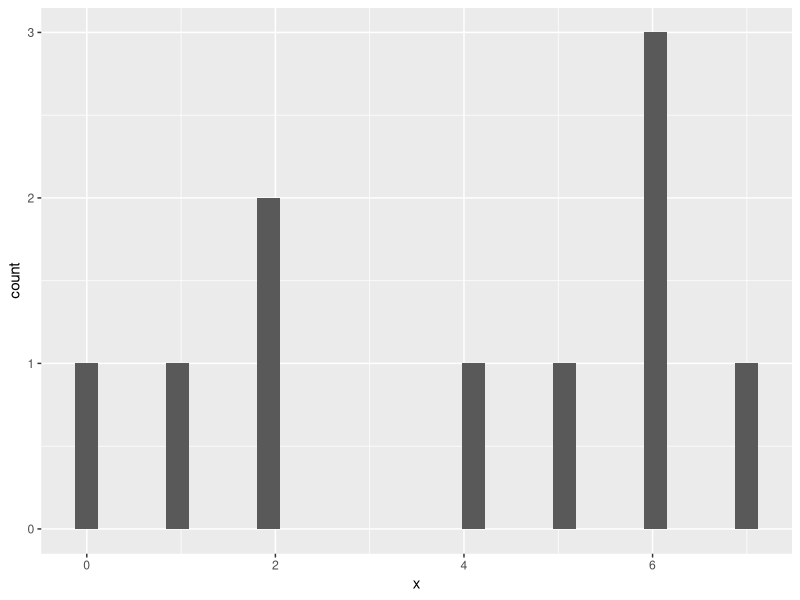
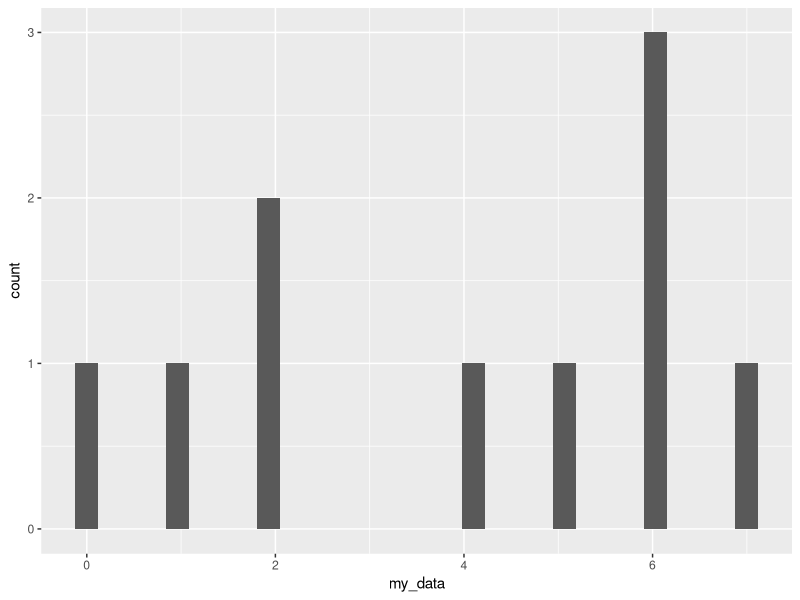
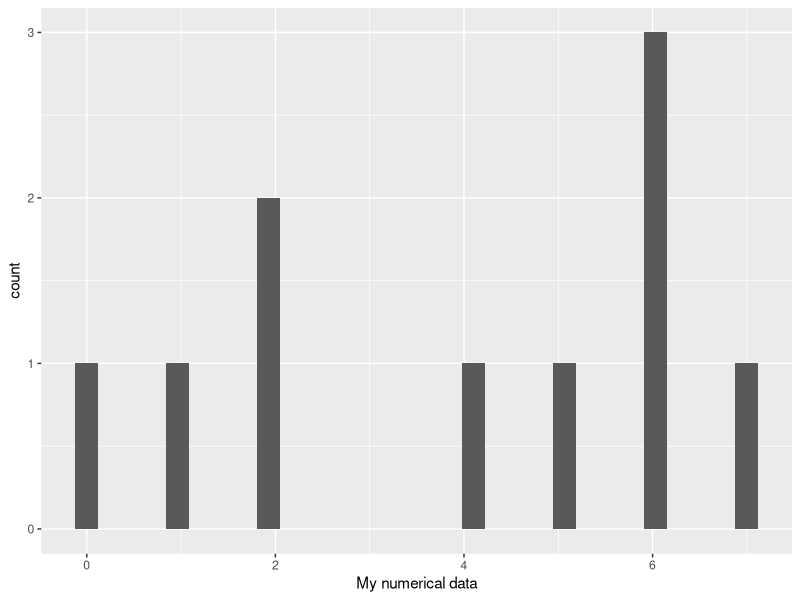

The R script that drew these images, in order:
# ================================================================
# MATH517 - LEARNING CUSTOM FUNCTIONS IN R
# ================================================================
# Beginner-friendly study notes based on the topics we have covered
# in Tutorial 5: Exercise 1 and Exercise 2 (Tasks 1 and 2).
#
# You can run this script from top to bottom in RStudio.
# Each section explains what we are doing and why.
# ================================================================


# ----------------------------------------------------------------
# SECTION 1: CREATE A VECTOR
# ----------------------------------------------------------------
# c() combines several values into one vector.
# NA means a missing value.
# <- assigns the vector to the name x.

x <- c(2, 6, NA, 5, 2, 1, NA, 6, 6, 7, NA, 4, 0)

print(x)


# ----------------------------------------------------------------
# SECTION 2: BUILT-IN FUNCTIONS
# ----------------------------------------------------------------
# R already provides useful functions such as mean(), min(),
# max(), and sd(). We do not need to create these ourselves.
#
# na.rm = TRUE tells R to ignore missing values when calculating.
# Without it, these calculations return NA for our vector.

mean(x, na.rm = TRUE)

min(x, na.rm = TRUE)

max(x, na.rm = TRUE)

sd(x, na.rm = TRUE)


# ----------------------------------------------------------------
# SECTION 3: OUR FIRST CUSTOM FUNCTION
# ----------------------------------------------------------------
# A custom function is a set of instructions that we write.
# We can call it again without repeating those instructions.
#
# function(x) means that the function accepts an input called x.
# The final expression is returned automatically in R.

mean_NA <- function(x) {

  mean(x, na.rm = TRUE)

}

# Call the function using our vector.

mean_NA(x)


# ----------------------------------------------------------------
# SECTION 4: A FUNCTION THAT RETURNS SEVERAL STATISTICS
# ----------------------------------------------------------------
# Here we calculate four statistics and put them into a list.
#
# list() lets us return several named results together.
# return() explicitly sends those results back to the caller.

statistics_basic <- function(x) {

  minimum_na <- min(x, na.rm = TRUE)

  mean_na <- mean(x, na.rm = TRUE)

  sd_na <- sd(x, na.rm = TRUE)

  max_na <- max(x, na.rm = TRUE)

  return(list(
    min = minimum_na,
    mean = mean_na,
    sd = sd_na,
    max = max_na
  ))

}

statistics_basic(x)


# ----------------------------------------------------------------
# SECTION 5: COUNT MISSING VALUES
# ----------------------------------------------------------------
# is.na(x) checks every element of x.
# It gives TRUE for missing values and FALSE for other values.
# sum() counts TRUE values because TRUE counts as 1 in R.

sum(is.na(x))


# ----------------------------------------------------------------
# SECTION 6: DEFAULT ARGUMENTS (OUR FINAL EXERCISE 1 FUNCTION)
# ----------------------------------------------------------------
# na.rm = TRUE is a DEFAULT ARGUMENT.
#
# If we call statistics_NA(x), R automatically uses TRUE.
# If we call statistics_NA(x, na.rm = FALSE), we override it.
#
# Notice: min(x, na.rm = na.rm)
# The LEFT na.rm is the argument expected by min().
# The RIGHT na.rm is the value supplied to our custom function.
#
# = can assign a value or pass a named argument.
# == checks whether two values are equal.

statistics_NA <- function(x, na.rm = TRUE) {

  minimum_na <- min(x, na.rm = na.rm)

  mean_na <- mean(x, na.rm = na.rm)

  sd_na <- sd(x, na.rm = na.rm)

  max_na <- max(x, na.rm = na.rm)

  number_na <- sum(is.na(x))

  return(list(
    min = minimum_na,
    mean = mean_na,
    sd = sd_na,
    max = max_na,
    number_missing = number_na
  ))

}

# Default: missing values are ignored for the four statistics.

statistics_NA(x)

# Override: missing values are NOT ignored for the statistics.
# The missing-value count is still 3.

statistics_NA(x, na.rm = FALSE)


# ----------------------------------------------------------------
# SECTION 7: UNDERSTAND = AND ==
# ----------------------------------------------------------------
# A single = can assign a value.
# A double == compares two values and gives TRUE or FALSE.

age = 30

age == 30

age == 40


# ----------------------------------------------------------------
# SECTION 8: CREATE A HISTOGRAM USING A CUSTOM FUNCTION
# ----------------------------------------------------------------
# This is Exercise 2, Task 1.
#
# ggplot2 is a package for making graphs.
# Install it once if needed by running:
# install.packages("ggplot2")
#
# library() loads the installed package.

library(ggplot2)

# A histogram displays the distribution of numerical values.
# We first convert the vector into a data frame.
# Then ggplot() starts the graph.
# geom_histogram() adds the histogram bars.
#
# The function returns a ggplot object, which RStudio can display.

display_data <- function(x) {

  df_x <- data.frame(x = x)

  ggplot(df_x, aes(x = x)) +
    geom_histogram()

}

# Call the function to create a histogram.
# With this small vector, ggplot2 may suggest a different binwidth.
# The missing observations are not plotted.

display_data(x)


# ----------------------------------------------------------------
# SECTION 9: ADD A DEFAULT X-AXIS LABEL
# ----------------------------------------------------------------
# This is Exercise 2, Task 2.
#
# x_lab = "my_data" sets a default label for the horizontal axis.
# labs(x = x_lab) passes that label to the graph.
# We can change the label when calling the function.

display_data <- function(x, x_lab = "my_data") {

  df_x <- data.frame(x = x)

  ggplot(df_x, aes(x = x)) +
    geom_histogram() +
    labs(x = x_lab)

}

# Use the default axis label: "my_data".

display_data(x)

# Override the default axis label with our own words.

display_data(x, x_lab = "My numerical data")


# ----------------------------------------------------------------
# WHAT WE HAVE LEARNED
# ----------------------------------------------------------------
# 1. c() creates a vector.
# 2. R has built-in functions, including mean() and sd().
# 3. function() lets us define our own reusable function.
# 4. We call a function by writing its name and arguments.
# 5. return() explicitly returns a result.
# 6. list() combines several named outputs.
# 7. is.na() checks missing values; sum(is.na(x)) counts them.
# 8. Default arguments are used unless we override them.
# 9. = passes a named argument or assigns a value; == compares.
# 10. A custom function can create a ggplot2 histogram.
# 11. We can customise our histogram using an x_lab argument.
#
# END OF THE MATERIAL WE HAVE COVERED SO FAR
# ================================================================
